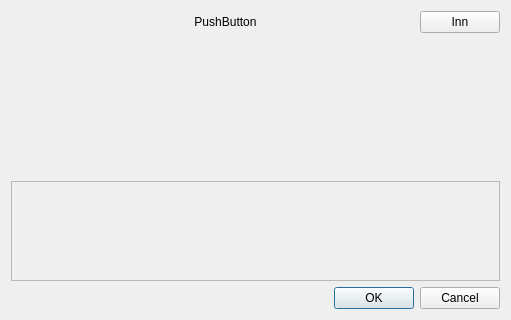
<?xml version="1.0" encoding="UTF-8"?>
<ui version="4.0">
 <class>Drugs::Internal::DosageDialog</class>
 <widget class="QDialog" name="Drugs::Internal::DosageDialog">
  <property name="geometry">
   <rect>
    <x>0</x>
    <y>0</y>
    <width>511</width>
    <height>320</height>
   </rect>
  </property>
  <property name="sizePolicy">
   <sizepolicy hsizetype="Fixed" vsizetype="Minimum">
    <horstretch>0</horstretch>
    <verstretch>0</verstretch>
   </sizepolicy>
  </property>
  <property name="windowTitle">
   <string/>
  </property>
  <layout class="QGridLayout" name="gridLayout_4">
   <item row="0" column="0" colspan="2">
    <layout class="QHBoxLayout" name="horizontalLayout_4">
     <item>
      <widget class="QLabel" name="iconInteractionLabel">
       <property name="minimumSize">
        <size>
         <width>20</width>
         <height>20</height>
        </size>
       </property>
       <property name="maximumSize">
        <size>
         <width>20</width>
         <height>20</height>
        </size>
       </property>
       <property name="text">
        <string/>
       </property>
      </widget>
     </item>
     <item>
      <widget class="QPushButton" name="drugNameButton">
       <property name="sizePolicy">
        <sizepolicy hsizetype="Expanding" vsizetype="Minimum">
         <horstretch>0</horstretch>
         <verstretch>0</verstretch>
        </sizepolicy>
       </property>
       <property name="text">
        <string>PushButton</string>
       </property>
       <property name="flat">
        <bool>true</bool>
       </property>
      </widget>
     </item>
     <item>
      <widget class="QPushButton" name="innButton">
       <property name="text">
        <string>Inn</string>
       </property>
       <property name="checkable">
        <bool>true</bool>
       </property>
      </widget>
     </item>
    </layout>
   </item>
   <item row="3" column="0" colspan="2">
    <widget class="QTextEdit" name="resultTextBrowser">
     <property name="enabled">
      <bool>false</bool>
     </property>
     <property name="maximumSize">
      <size>
       <width>16777215</width>
       <height>100</height>
      </size>
     </property>
     <property name="readOnly">
      <bool>true</bool>
     </property>
     <property name="html">
      <string>&lt;!DOCTYPE HTML PUBLIC &quot;-//W3C//DTD HTML 4.0//EN&quot; &quot;http://www.w3.org/TR/REC-html40/strict.dtd&quot;&gt;
&lt;html&gt;&lt;head&gt;&lt;meta name=&quot;qrichtext&quot; content=&quot;1&quot; /&gt;&lt;style type=&quot;text/css&quot;&gt;
p, li { white-space: pre-wrap; }
&lt;/style&gt;&lt;/head&gt;&lt;body style=&quot; font-family:'Lucida Grande'; font-size:13pt; font-weight:400; font-style:normal;&quot;&gt;
&lt;p style=&quot;-qt-paragraph-type:empty; margin-top:0px; margin-bottom:0px; margin-left:0px; margin-right:0px; -qt-block-indent:0; text-indent:0px;&quot;&gt;&lt;/p&gt;&lt;/body&gt;&lt;/html&gt;</string>
     </property>
    </widget>
   </item>
   <item row="4" column="0">
    <spacer name="horizontalSpacer">
     <property name="orientation">
      <enum>Qt::Horizontal</enum>
     </property>
     <property name="sizeHint" stdset="0">
      <size>
       <width>322</width>
       <height>20</height>
      </size>
     </property>
    </spacer>
   </item>
   <item row="4" column="1">
    <widget class="QDialogButtonBox" name="buttonBox">
     <property name="sizePolicy">
      <sizepolicy hsizetype="Fixed" vsizetype="Fixed">
       <horstretch>0</horstretch>
       <verstretch>0</verstretch>
      </sizepolicy>
     </property>
     <property name="orientation">
      <enum>Qt::Horizontal</enum>
     </property>
     <property name="standardButtons">
      <set>QDialogButtonBox::Cancel|QDialogButtonBox::Ok</set>
     </property>
    </widget>
   </item>
   <item row="1" column="0" colspan="2">
    <widget class="DosageViewer" name="dosageViewer" native="true">
     <property name="sizePolicy">
      <sizepolicy hsizetype="Expanding" vsizetype="Expanding">
       <horstretch>0</horstretch>
       <verstretch>0</verstretch>
      </sizepolicy>
     </property>
    </widget>
   </item>
  </layout>
 </widget>
 <customwidgets>
  <customwidget>
   <class>DosageViewer</class>
   <extends>QWidget</extends>
   <header location="global">dosagedialog/mfDosageViewer.h</header>
   <container>1</container>
  </customwidget>
 </customwidgets>
 <resources/>
 <connections>
  <connection>
   <sender>buttonBox</sender>
   <signal>accepted()</signal>
   <receiver>Drugs::Internal::DosageDialog</receiver>
   <slot>accept()</slot>
   <hints>
    <hint type="sourcelabel">
     <x>731</x>
     <y>424</y>
    </hint>
    <hint type="destinationlabel">
     <x>157</x>
     <y>274</y>
    </hint>
   </hints>
  </connection>
  <connection>
   <sender>buttonBox</sender>
   <signal>rejected()</signal>
   <receiver>Drugs::Internal::DosageDialog</receiver>
   <slot>reject()</slot>
   <hints>
    <hint type="sourcelabel">
     <x>731</x>
     <y>424</y>
    </hint>
    <hint type="destinationlabel">
     <x>286</x>
     <y>274</y>
    </hint>
   </hints>
  </connection>
 </connections>
</ui>
